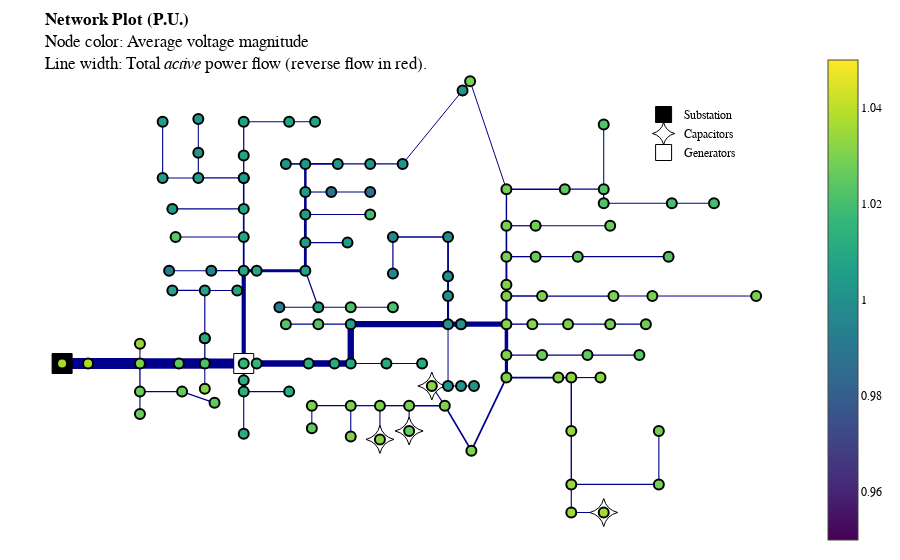

Notebook cell for this chart:
### Code cell
case.add_generator("13", phases="ab", p=0.02, q=0.0)
case.control_variable="P"
s, v, g = case.run()
case.plot_network()

### Figure 1 — Plotly figure (JSON) as saved in the notebook; plotly's stock layout.template omitted (floating-point values rounded to 4 significant figures; data arrays with more than 128 entries replaced by an {"elided": "..."} marker saying what was removed)
{"data": [{"line": {"color": "darkblue", "dash": "solid", "width": 11.0}, "mode": "lines", "showlegend": false, "x": [-0.8612, -0.8612], "y": [-0.2909, -0.2909], "type": "scatter"}, {"line": {"color": "darkblue", "dash": "solid", "width": 11.0}, "mode": "lines", "showlegend": false, "x": [-0.8612, -0.7916], "y": [-0.2909, -0.2909], "type": "scatter"}, {"line": {"color": "darkblue", "dash": "solid", "width": 11.0}, "mode": "lines", "showlegend": false, "x": [-0.7916, -0.6524], "y": [-0.2909, -0.2909], "type": "scatter"}, {"line": {"color": "darkblue", "dash": "solid", "width": 1.057}, "mode": "lines", "showlegend": false, "x": [-0.6524, -0.6524], "y": [-0.2909, -0.2009], "type": "scatter"}, {"line": {"color": "darkblue", "dash": "solid", "width": 1.294}, "mode": "lines", "showlegend": false, "x": [-0.6524, -0.6524], "y": [-0.2909, -0.4195], "type": "scatter"}, {"line": {"color": "darkblue", "dash": "solid", "width": 10.53}, "mode": "lines", "showlegend": false, "x": [-0.6524, -0.5481], "y": [-0.2909, -0.2909], "type": "scatter"}, {"line": {"color": "darkblue", "dash": "solid", "width": 1.115}, "mode": "lines", "showlegend": false, "x": [-0.6524, -0.6524], "y": [-0.4195, -0.5224], "type": "scatter"}, {"line": {"color": "darkblue", "dash": "solid", "width": 1.179}, "mode": "lines", "showlegend": false, "x": [-0.6524, -0.5394], "y": [-0.4195, -0.4195], "type": "scatter"}, {"line": {"color": "darkblue", "dash": "solid", "width": 1.12}, "mode": "lines", "showlegend": false, "x": [-0.5394, -0.4524], "y": [-0.4195, -0.4709], "type": "scatter"}, {"line": {"color": "darkblue", "dash": "solid", "width": 10.48}, "mode": "lines", "showlegend": false, "x": [-0.5481, -0.4785], "y": [-0.2909, -0.2909], "type": "scatter"}, {"line": {"color": "darkblue", "dash": "solid", "width": 1.057}, "mode": "lines", "showlegend": false, "x": [-0.4785, -0.4785], "y": [-0.2909, -0.4067], "type": "scatter"}, {"line": {"color": "darkblue", "dash": "solid", "width": 1.288}, "mode": "lines", "showlegend": false, "x": [-0.4785, -0.4785], "y": [-0.2909, -0.1752], "type": "scatter"}, {"line": {"color": "darkblue", "dash": "solid", "width": 10.13}, "mode": "lines", "showlegend": false, "x": [-0.4785, -0.3741], "y": [-0.2909, -0.2909], "type": "scatter"}, {"line": {"color": "darkblue", "dash": "solid", "width": 1.174}, "mode": "lines", "showlegend": false, "x": [-0.4785, -0.4785], "y": [-0.1752, -0.1752], "type": "scatter"}, {"line": {"color": "darkblue", "dash": "solid", "width": 1.174}, "mode": "lines", "showlegend": false, "x": [-0.4785, -0.4785], "y": [-0.1752, 0.04337], "type": "scatter"}, {"line": {"color": "darkblue", "dash": "solid", "width": 1.289}, "mode": "lines", "showlegend": false, "x": [-0.3741, -0.3741], "y": [-0.2909, -0.3681], "type": "scatter"}, {"line": {"color": "darkblue", "dash": "solid", "width": 4.199}, "mode": "lines", "showlegend": false, "x": [-0.3741, -0.3741], "y": [-0.2909, 0.1334], "type": "scatter"}, {"line": {"color": "darkblue", "dash": "solid", "width": 1.116}, "mode": "lines", "showlegend": false, "x": [-0.4785, -0.5655], "y": [0.04337, 0.04337], "type": "scatter"}, {"line": {"color": "darkblue", "dash": "solid", "width": 1.058}, "mode": "lines", "showlegend": false, "x": [-0.4785, -0.3915], "y": [0.04337, 0.04337], "type": "scatter"}, {"line": {"color": "darkblue", "dash": "solid", "width": 1.172}, "mode": "lines", "showlegend": false, "x": [-0.3741, -0.3741], "y": [-0.3681, -0.4195], "type": "scatter"}, {"line": {"color": "darkblue", "dash": "solid", "width": 1.115}, "mode": "lines", "showlegend": false, "x": [-0.3741, -0.3741], "y": [-0.4195, -0.6124], "type": "scatter"}, {"line": {"color": "darkblue", "dash": "solid", "width": 1.057}, "mode": "lines", "showlegend": false, "x": [-0.3741, -0.2524], "y": [-0.4195, -0.4195], "type": "scatter"}, {"line": {"color": "darkblue", "dash": "solid", "width": 1.228}, "mode": "lines", "showlegend": false, "x": [-0.3741, -0.4611], "y": [0.1334, 0.1334], "type": "scatter"}, {"line": {"color": "darkblue", "dash": "solid", "width": 1.805}, "mode": "lines", "showlegend": false, "x": [-0.3741, -0.3741], "y": [0.1334, 0.2877], "type": "scatter"}, {"line": {"color": "darkblue", "dash": "solid", "width": 1.113}, "mode": "lines", "showlegend": false, "x": [-0.4611, -0.5742], "y": [0.1334, 0.1334], "type": "scatter"}, {"line": {"color": "darkblue", "dash": "solid", "width": 1.12}, "mode": "lines", "showlegend": false, "x": [-0.3741, -0.5568], "y": [0.2877, 0.2877], "type": "scatter"}, {"line": {"color": "darkblue", "dash": "solid", "width": 1.684}, "mode": "lines", "showlegend": false, "x": [-0.3741, -0.3741], "y": [0.2877, 0.4162], "type": "scatter"}, {"line": {"color": "darkblue", "dash": "solid", "width": 1.115}, "mode": "lines", "showlegend": false, "x": [-0.3741, -0.5655], "y": [0.4162, 0.4162], "type": "scatter"}, {"line": {"color": "darkblue", "dash": "solid", "width": 1.57}, "mode": "lines", "showlegend": false, "x": [-0.3741, -0.3741], "y": [0.4162, 0.5577], "type": "scatter"}, {"line": {"color": "darkblue", "dash": "solid", "width": 1.229}, "mode": "lines", "showlegend": false, "x": [-0.3741, -0.3741], "y": [0.5577, 0.5577], "type": "scatter"}, {"line": {"color": "darkblue", "dash": "solid", "width": 1.229}, "mode": "lines", "showlegend": false, "x": [-0.3741, -0.4959], "y": [0.5577, 0.5577], "type": "scatter"}, {"line": {"color": "darkblue", "dash": "solid", "width": 1.341}, "mode": "lines", "showlegend": false, "x": [-0.3741, -0.3741], "y": [0.5577, 0.6606], "type": "scatter"}, {"line": {"color": "darkblue", "dash": "solid", "width": 1.115}, "mode": "lines", "showlegend": false, "x": [-0.4959, -0.5916], "y": [0.5577, 0.5577], "type": "scatter"}, {"line": {"color": "darkblue", "dash": "solid", "width": 1.115}, "mode": "lines", "showlegend": false, "x": [-0.4959, -0.4959], "y": [0.5577, 0.6734], "type": "scatter"}, {"line": {"color": "darkblue", "dash": "solid", "width": 1.115}, "mode": "lines", "showlegend": false, "x": [-0.5916, -0.5916], "y": [0.5577, 0.8148], "type": "scatter"}, {"line": {"color": "darkblue", "dash": "solid", "width": 1.227}, "mode": "lines", "showlegend": false, "x": [-0.3741, -0.3741], "y": [0.6606, 0.8148], "type": "scatter"}, {"line": {"color": "darkblue", "dash": "solid", "width": 1.115}, "mode": "lines", "showlegend": false, "x": [-0.3741, -0.2524], "y": [0.8148, 0.8148], "type": "scatter"}, {"line": {"color": "darkblue", "dash": "solid", "width": 1.0}, "mode": "lines", "showlegend": false, "x": [-0.2524, -0.1828], "y": [0.8148, 0.8148], "type": "scatter"}, {"line": {"color": "darkblue", "dash": "solid", "width": 1.057}, "mode": "lines", "showlegend": false, "x": [-0.4959, -0.4959], "y": [0.6734, 0.8277], "type": "scatter"}, {"line": {"color": "darkblue", "dash": "solid", "width": 3.167}, "mode": "lines", "showlegend": false, "x": [-0.3394, -0.2089], "y": [0.1334, 0.1334], "type": "scatter"}, {"line": {"color": "darkblue", "dash": "solid", "width": 1.228}, "mode": "lines", "showlegend": false, "x": [-0.2089, -0.1741], "y": [0.1334, -0.03378], "type": "scatter"}, {"line": {"color": "darkblue", "dash": "solid", "width": 2.824}, "mode": "lines", "showlegend": false, "x": [-0.2089, -0.2089], "y": [0.1334, 0.262], "type": "scatter"}, {"line": {"color": "darkblue", "dash": "solid", "width": 1.112}, "mode": "lines", "showlegend": false, "x": [-0.1741, -0.2785], "y": [-0.03378, -0.03378], "type": "scatter"}, {"line": {"color": "darkblue", "dash": "solid", "width": 1.116}, "mode": "lines", "showlegend": false, "x": [-0.1741, -0.08714], "y": [-0.03378, -0.03378], "type": "scatter"}, {"line": {"color": "darkblue", "dash": "solid", "width": 1.057}, "mode": "lines", "showlegend": false, "x": [-0.08714, 0.02593], "y": [-0.03378, -0.03378], "type": "scatter"}, {"line": {"color": "darkblue", "dash": "solid", "width": 1.057}, "mode": "lines", "showlegend": false, "x": [-0.2089, -0.09583], "y": [0.262, 0.262], "type": "scatter"}, {"line": {"color": "darkblue", "dash": "solid", "width": 2.767}, "mode": "lines", "showlegend": false, "x": [-0.2089, -0.2089], "y": [0.262, 0.3905], "type": "scatter"}, {"line": {"color": "darkblue", "dash": "solid", "width": 1.119}, "mode": "lines", "showlegend": false, "x": [-0.2089, -0.03495], "y": [0.3905, 0.3905], "type": "scatter"}, {"line": {"color": "darkblue", "dash": "solid", "width": 2.59}, "mode": "lines", "showlegend": false, "x": [-0.2089, -0.2089], "y": [0.3905, 0.4934], "type": "scatter"}, {"line": {"color": "darkblue", "dash": "solid", "width": 1.114}, "mode": "lines", "showlegend": false, "x": [-0.2089, -0.1393], "y": [0.4934, 0.4934], "type": "scatter"}, {"line": {"color": "darkblue", "dash": "solid", "width": 2.477}, "mode": "lines", "showlegend": false, "x": [-0.2089, -0.2089], "y": [0.4934, 0.622], "type": "scatter"}, {"line": {"color": "darkblue", "dash": "solid", "width": 1.057}, "mode": "lines", "showlegend": false, "x": [-0.1393, -0.03495], "y": [0.4934, 0.4934], "type": "scatter"}, {"line": {"color": "darkblue", "dash": "solid", "width": 1.603}, "mode": "lines", "showlegend": false, "x": [-0.2089, -0.2611], "y": [0.622, 0.622], "type": "scatter"}, {"line": {"color": "darkblue", "dash": "solid", "width": 1.573}, "mode": "lines", "showlegend": false, "x": [-0.2089, -0.1219], "y": [0.622, 0.622], "type": "scatter"}, {"line": {"color": "darkblue", "dash": "solid", "width": 1.172}, "mode": "lines", "showlegend": false, "x": [-0.1219, -0.03495], "y": [0.622, 0.622], "type": "scatter"}, {"line": {"color": "darkblue", "dash": "solid", "width": 1.057}, "mode": "lines", "showlegend": false, "x": [-0.03495, 0.05202], "y": [0.622, 0.622], "type": "scatter"}, {"line": {"color": "darkblue", "dash": "solid", "width": 1.0}, "mode": "lines", "showlegend": false, "x": [0.05202, 0.2127], "y": [0.622, 0.9578], "type": "scatter"}, {"line": {"color": "darkblue", "dash": "solid", "width": 6.7}, "mode": "lines", "showlegend": false, "x": [-0.3394, -0.2002], "y": [-0.2909, -0.2909], "type": "scatter"}, {"line": {"color": "darkblue", "dash": "solid", "width": 6.586}, "mode": "lines", "showlegend": false, "x": [-0.2002, -0.1306], "y": [-0.2909, -0.2909], "type": "scatter"}, {"line": {"color": "darkblue", "dash": "solid", "width": 6.471}, "mode": "lines", "showlegend": false, "x": [-0.1306, -0.08714], "y": [-0.2909, -0.2909], "type": "scatter"}, {"line": {"color": "darkblue", "dash": "solid", "width": 1.114}, "mode": "lines", "showlegend": false, "x": [-0.08714, 0.008531], "y": [-0.2909, -0.2909], "type": "scatter"}, {"line": {"color": "darkblue", "dash": "solid", "width": 6.357}, "mode": "lines", "showlegend": false, "x": [-0.08714, -0.08714], "y": [-0.2909, -0.1109], "type": "scatter"}, {"line": {"color": "darkblue", "dash": "solid", "width": 1.057}, "mode": "lines", "showlegend": false, "x": [0.008531, 0.1042], "y": [-0.2909, -0.2909], "type": "scatter"}, {"line": {"color": "darkblue", "dash": "solid", "width": 1.116}, "mode": "lines", "showlegend": false, "x": [-0.08714, -0.1741], "y": [-0.1109, -0.1109], "type": "scatter"}, {"line": {"color": "darkblue", "dash": "solid", "width": 6.241}, "mode": "lines", "showlegend": false, "x": [-0.08714, 0.1738], "y": [-0.1109, -0.1109], "type": "scatter"}, {"line": {"color": "darkblue", "dash": "solid", "width": 1.057}, "mode": "lines", "showlegend": false, "x": [-0.1741, -0.2611], "y": [-0.1109, -0.1109], "type": "scatter"}, {"line": {"color": "darkblue", "dash": "solid", "width": 1.0}, "mode": "lines", "showlegend": false, "x": [0.1738, 0.1738], "y": [-0.1109, -0.3938], "type": "scatter"}, {"line": {"color": "darkblue", "dash": "solid", "width": 2.057}, "mode": "lines", "showlegend": false, "x": [0.1738, 0.1738], "y": [-0.1109, 0.01765], "type": "scatter"}, {"line": {"color": "darkblue", "dash": "solid", "width": 1.943}, "mode": "lines", "showlegend": false, "x": [0.1738, 0.1738], "y": [0.01765, 0.1077], "type": "scatter"}, {"line": {"color": "darkblue", "dash": "solid", "width": 1.829}, "mode": "lines", "showlegend": false, "x": [0.1738, 0.1738], "y": [0.1077, 0.2877], "type": "scatter"}, {"line": {"color": "darkblue", "dash": "solid", "width": 1.611}, "mode": "lines", "showlegend": false, "x": [0.1738, 0.02593], "y": [0.2877, 0.2877], "type": "scatter"}, {"line": {"color": "darkblue", "dash": "solid", "width": 1.215}, "mode": "lines", "showlegend": false, "x": [0.02593, 0.02593], "y": [0.2877, 0.1205], "type": "scatter"}, {"line": {"color": "darkblue", "dash": "solid", "width": 5.127}, "mode": "lines", "showlegend": false, "x": [0.2086, 0.3303], "y": [-0.1109, -0.1109], "type": "scatter"}, {"line": {"color": "darkblue", "dash": "solid", "width": 1.344}, "mode": "lines", "showlegend": false, "x": [0.3303, 0.3999], "y": [-0.1109, -0.1109], "type": "scatter"}, {"line": {"color": "darkblue", "dash": "solid", "width": 3.512}, "mode": "lines", "showlegend": false, "x": [0.3303, 0.3303], "y": [-0.1109, -0.2524], "type": "scatter"}, {"line": {"color": "darkblue", "dash": "solid", "width": 2.271}, "mode": "lines", "showlegend": false, "x": [0.3303, 0.3303], "y": [-0.1109, 0.01765], "type": "scatter"}, {"line": {"color": "darkblue", "dash": "solid", "width": 1.286}, "mode": "lines", "showlegend": false, "x": [0.3999, 0.4956], "y": [-0.1109, -0.1109], "type": "scatter"}, {"line": {"color": "darkblue", "dash": "solid", "width": 1.172}, "mode": "lines", "showlegend": false, "x": [0.4956, 0.6086], "y": [-0.1109, -0.1109], "type": "scatter"}, {"line": {"color": "darkblue", "dash": "solid", "width": 1.115}, "mode": "lines", "showlegend": false, "x": [0.6086, 0.7043], "y": [-0.1109, -0.1109], "type": "scatter"}, {"line": {"color": "darkblue", "dash": "solid", "width": 1.349}, "mode": "lines", "showlegend": false, "x": [0.3303, 0.426], "y": [-0.2524, -0.2524], "type": "scatter"}, {"line": {"color": "darkblue", "dash": "solid", "width": 3.163}, "mode": "lines", "showlegend": false, "x": [0.3303, 0.3303], "y": [-0.2524, -0.3552], "type": "scatter"}, {"line": {"color": "darkblue", "dash": "solid", "width": 1.235}, "mode": "lines", "showlegend": false, "x": [0.426, 0.5478], "y": [-0.2524, -0.2524], "type": "scatter"}, {"line": {"color": "darkblue", "dash": "solid", "width": 1.115}, "mode": "lines", "showlegend": false, "x": [0.5478, 0.6869], "y": [-0.2524, -0.2524], "type": "scatter"}, {"line": {"color": "darkblue", "dash": "solid", "width": 1.694}, "mode": "lines", "showlegend": false, "x": [0.3303, 0.4695], "y": [-0.3552, -0.3552], "type": "scatter"}, {"line": {"color": "darkblue", "dash": "solid", "width": 1.748}, "mode": "lines", "showlegend": false, "x": [0.3303, 0.2364], "y": [-0.3552, -0.6895], "type": "scatter"}, {"line": {"color": "darkblue", "dash": "solid", "width": 1.58}, "mode": "lines", "showlegend": false, "x": [0.4695, 0.5043], "y": [-0.3552, -0.3552], "type": "scatter"}, {"line": {"color": "darkblue", "dash": "solid", "width": 1.122}, "mode": "lines", "showlegend": false, "x": [0.5043, 0.5825], "y": [-0.3552, -0.3552], "type": "scatter"}, {"line": {"color": "darkblue", "dash": "solid", "width": 1.458}, "mode": "lines", "showlegend": false, "x": [0.5043, 0.5043], "y": [-0.3552, -0.5995], "type": "scatter"}, {"line": {"color": "darkblue", "dash": "solid", "width": 1.344}, "mode": "lines", "showlegend": false, "x": [0.5043, 0.5043], "y": [-0.5995, -0.8438], "type": "scatter"}, {"line": {"color": "darkblue", "dash": "solid", "width": 1.172}, "mode": "lines", "showlegend": false, "x": [0.5043, 0.5043], "y": [-0.8438, -0.9724], "type": "scatter"}, {"line": {"color": "darkblue", "dash": "solid", "width": 1.172}, "mode": "lines", "showlegend": false, "x": [0.5043, 0.7391], "y": [-0.8438, -0.8438], "type": "scatter"}, {"line": {"color": "darkblue", "dash": "solid", "width": 1.057}, "mode": "lines", "showlegend": false, "x": [0.5043, 0.5912], "y": [-0.9724, -0.9724], "type": "scatter"}, {"line": {"color": "darkblue", "dash": "solid", "width": 1.115}, "mode": "lines", "showlegend": false, "x": [0.7391, 0.7391], "y": [-0.8438, -0.5995], "type": "scatter"}, {"line": {"color": "darkblue", "dash": "solid", "width": 1.691}, "mode": "lines", "showlegend": false, "x": [0.2364, 0.1651], "y": [-0.6895, -0.4838], "type": "scatter"}, {"line": {"color": "darkblue", "dash": "solid", "width": 1.115}, "mode": "lines", "showlegend": false, "x": [0.1651, 0.1303], "y": [-0.4838, -0.3938], "type": "scatter"}, {"line": {"color": "darkblue", "dash": "solid", "width": 1.461}, "mode": "lines", "showlegend": false, "x": [0.1651, 0.06941], "y": [-0.4838, -0.4838], "type": "scatter"}, {"line": {"color": "darkblue", "dash": "solid", "width": 1.118}, "mode": "lines", "showlegend": false, "x": [0.06941, 0.06941], "y": [-0.4838, -0.5995], "type": "scatter"}, {"line": {"color": "darkblue", "dash": "solid", "width": 1.344}, "mode": "lines", "showlegend": false, "x": [0.06941, -0.008863], "y": [-0.4838, -0.4838], "type": "scatter"}, {"line": {"color": "darkblue", "dash": "solid", "width": 1.115}, "mode": "lines", "showlegend": false, "x": [-0.008863, -0.008863], "y": [-0.4838, -0.6381], "type": "scatter"}, {"line": {"color": "darkblue", "dash": "solid", "width": 1.229}, "mode": "lines", "showlegend": false, "x": [-0.008863, -0.08714], "y": [-0.4838, -0.4838], "type": "scatter"}, {"line": {"color": "darkblue", "dash": "solid", "width": 1.115}, "mode": "lines", "showlegend": false, "x": [-0.08714, -0.08714], "y": [-0.4838, -0.6252], "type": "scatter"}, {"line": {"color": "darkblue", "dash": "solid", "width": 1.115}, "mode": "lines", "showlegend": false, "x": [-0.08714, -0.1915], "y": [-0.4838, -0.4838], "type": "scatter"}, {"line": {"color": "darkblue", "dash": "solid", "width": 1.057}, "mode": "lines", "showlegend": false, "x": [-0.1915, -0.1915], "y": [-0.4838, -0.5867], "type": "scatter"}, {"line": {"color": "darkblue", "dash": "solid", "width": 1.35}, "mode": "lines", "showlegend": false, "x": [0.3303, 0.426], "y": [0.01765, 0.01765], "type": "scatter"}, {"line": {"color": "darkblue", "dash": "solid", "width": 1.235}, "mode": "lines", "showlegend": false, "x": [0.426, 0.6173], "y": [0.01765, 0.01765], "type": "scatter"}, {"line": {"color": "darkblue", "dash": "solid", "width": 1.121}, "mode": "lines", "showlegend": false, "x": [0.6173, 0.7217], "y": [0.01765, 0.01765], "type": "scatter"}, {"line": {"color": "darkblue", "dash": "solid", "width": 1.0}, "mode": "lines", "showlegend": false, "x": [0.7217, 1.0], "y": [0.01765, 0.01765], "type": "scatter"}, {"line": {"color": "darkblue", "dash": "solid", "width": 1.921}, "mode": "lines", "showlegend": false, "x": [0.3303, 0.3303], "y": [0.01765, 0.06908], "type": "scatter"}, {"line": {"color": "darkblue", "dash": "solid", "width": 1.921}, "mode": "lines", "showlegend": false, "x": [0.3303, 0.3303], "y": [0.06908, 0.1977], "type": "scatter"}, {"line": {"color": "darkblue", "dash": "solid", "width": 1.286}, "mode": "lines", "showlegend": false, "x": [0.3303, 0.4086], "y": [0.1977, 0.1977], "type": "scatter"}, {"line": {"color": "darkblue", "dash": "solid", "width": 1.635}, "mode": "lines", "showlegend": false, "x": [0.3303, 0.3303], "y": [0.1977, 0.3391], "type": "scatter"}, {"line": {"color": "darkblue", "dash": "solid", "width": 1.229}, "mode": "lines", "showlegend": false, "x": [0.4086, 0.5217], "y": [0.1977, 0.1977], "type": "scatter"}, {"line": {"color": "darkblue", "dash": "solid", "width": 1.115}, "mode": "lines", "showlegend": false, "x": [0.5217, 0.7652], "y": [0.1977, 0.1977], "type": "scatter"}, {"line": {"color": "darkblue", "dash": "solid", "width": 1.229}, "mode": "lines", "showlegend": false, "x": [0.3303, 0.4086], "y": [0.3391, 0.3391], "type": "scatter"}, {"line": {"color": "darkblue", "dash": "solid", "width": 1.405}, "mode": "lines", "showlegend": false, "x": [0.3303, 0.3303], "y": [0.3391, 0.5063], "type": "scatter"}, {"line": {"color": "darkblue", "dash": "solid", "width": 1.115}, "mode": "lines", "showlegend": false, "x": [0.4086, 0.6086], "y": [0.3391, 0.3391], "type": "scatter"}, {"line": {"color": "darkblue", "dash": "solid", "width": 1.405}, "mode": "lines", "showlegend": false, "x": [0.3303, 0.4869], "y": [0.5063, 0.5063], "type": "scatter"}, {"line": {"color": "darkblue", "dash": "solid", "width": 1.0}, "mode": "lines", "showlegend": false, "x": [0.3303, 0.2329], "y": [0.5063, 1.0], "type": "scatter"}, {"line": {"color": "darkblue", "dash": "solid", "width": 1.291}, "mode": "lines", "showlegend": false, "x": [0.4869, 0.5912], "y": [0.5063, 0.5063], "type": "scatter"}, {"line": {"color": "darkblue", "dash": "solid", "width": 1.057}, "mode": "lines", "showlegend": false, "x": [0.5912, 0.5912], "y": [0.5063, 0.802], "type": "scatter"}, {"line": {"color": "darkblue", "dash": "solid", "width": 1.234}, "mode": "lines", "showlegend": false, "x": [0.5912, 0.5912], "y": [0.5063, 0.442], "type": "scatter"}, {"line": {"color": "darkblue", "dash": "solid", "width": 1.175}, "mode": "lines", "showlegend": false, "x": [0.5912, 0.7739], "y": [0.442, 0.442], "type": "scatter"}, {"line": {"color": "darkblue", "dash": "solid", "width": 1.057}, "mode": "lines", "showlegend": false, "x": [0.7739, 0.8869], "y": [0.442, 0.442], "type": "scatter"}, {"line": {"color": "darkblue", "dash": "solid", "width": 3.167}, "mode": "lines", "showlegend": false, "x": [-0.3741, -0.3394], "y": [0.1334, 0.1334], "type": "scatter"}, {"line": {"color": "darkblue", "dash": "solid", "width": 6.7}, "mode": "lines", "showlegend": false, "x": [-0.3741, -0.3394], "y": [-0.2909, -0.2909], "type": "scatter"}, {"line": {"color": "darkblue", "dash": "solid", "width": 5.127}, "mode": "lines", "showlegend": false, "x": [0.2086, 0.2086], "y": [-0.1109, -0.1109], "type": "scatter"}, {"line": {"color": "darkblue", "dash": "solid", "width": 5.127}, "mode": "lines", "showlegend": false, "x": [0.1738, 0.2086], "y": [-0.1109, -0.1109], "type": "scatter"}, {"line": {"color": "darkblue", "dash": "solid", "width": 1.0}, "mode": "lines", "showlegend": false, "x": [0.1738, 0.2086], "y": [-0.3938, -0.3938], "type": "scatter"}, {"line": {"color": "darkblue", "dash": "solid", "width": 1.0}, "mode": "lines", "showlegend": false, "x": [0.2086, 0.2434], "y": [-0.3938, -0.3938], "type": "scatter"}, {"hoverinfo": "none", "marker": {"color": "black", "line": {"color": "black", "width": 1}, "size": 20, "symbol": "square"}, "mode": "markers", "name": "Substation", "showlegend": true, "x": [-0.8612], "y": [-0.2909], "type": "scatter"}, {"hoverinfo": "none", "marker": {"color": "orange", "line": {"color": "black", "width": 0.5}, "size": 10, "symbol": "star-triangle-up"}, "mode": "markers", "name": "Reverse Power Flow", "showlegend": true, "x": [], "y": [], "type": "scatter"}, {"hoverinfo": "none", "marker": {"color": "white", "line": {"color": "black", "width": 1}, "size": 20, "symbol": "star-diamond"}, "mode": "markers", "name": "Capacitors", "showlegend": true, "x": [0.5912, 0.1303, 0.06941, -0.008863], "y": [-0.9724, -0.3938, -0.5995, -0.6381], "type": "scatter"}, {"hoverinfo": "none", "marker": {"color": "white", "line": {"color": "black", "width": 1}, "size": 20, "symbol": "square"}, "mode": "markers", "name": "Generators", "showlegend": true, "x": [-0.3741], "y": [-0.2909], "type": "scatter"}, {"hovertemplate": "%{text}", "marker": {"cmax": 1.05, "cmin": 0.95, "color": {"elided": "130 float values"}, "colorscale": [[0.0, "#440154"], [0.1111, "#482878"], [0.2222, "#3e4989"], [0.3333, "#31688e"], [0.4444, "#26828e"], [0.5556, "#1f9e89"], [0.6667, "#35b779"], [0.7778, "#6ece58"], [0.8889, "#b5de2b"], [1.0, "#fde725"]], "line": {"color": "black", "width": 2.0}, "reversescale": false, "showscale": true, "size": 10}, "mode": "markers", "showlegend": false, "text": {"elided": "130 str values"}, "textposition": "top center", "x": {"elided": "130 float values"}, "y": {"elided": "130 float values"}, "type": "scatter"}], "layout": {"title": {"text": "<b>Network Plot (P.U.)</b><br>Node color: Average voltage magnitude<br>Line width: Total <i>active</i> power flow (reverse flow in red).", "font": {"color": "Black"}}, "legend": {"font": {"color": "Black"}, "bgcolor": "White", "x": 0.8, "y": 0.9}, "margin": {"t": 50, "b": 10, "l": 10, "r": 10}, "xaxis": {"visible": false}, "yaxis": {"visible": false}, "font": {"family": "Droid Sans Mono", "color": "Black"}, "plot_bgcolor": "White", "paper_bgcolor": "White"}}
